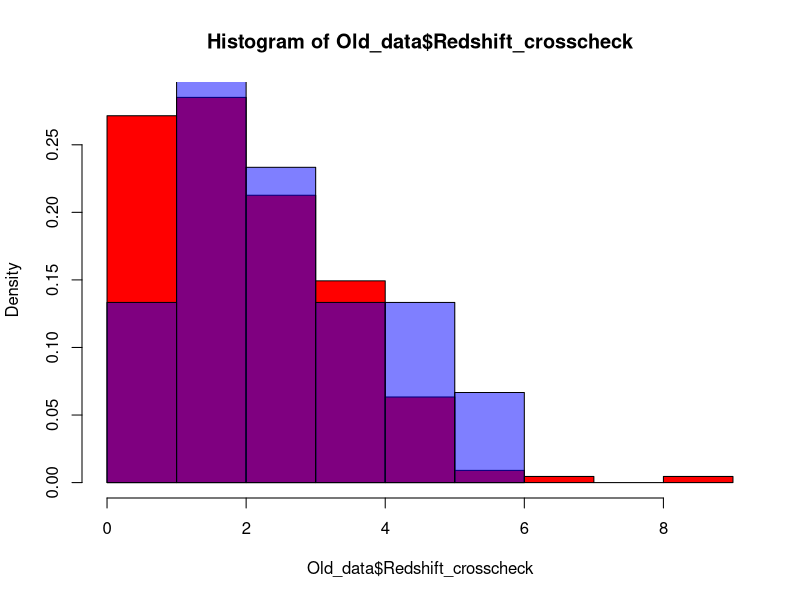
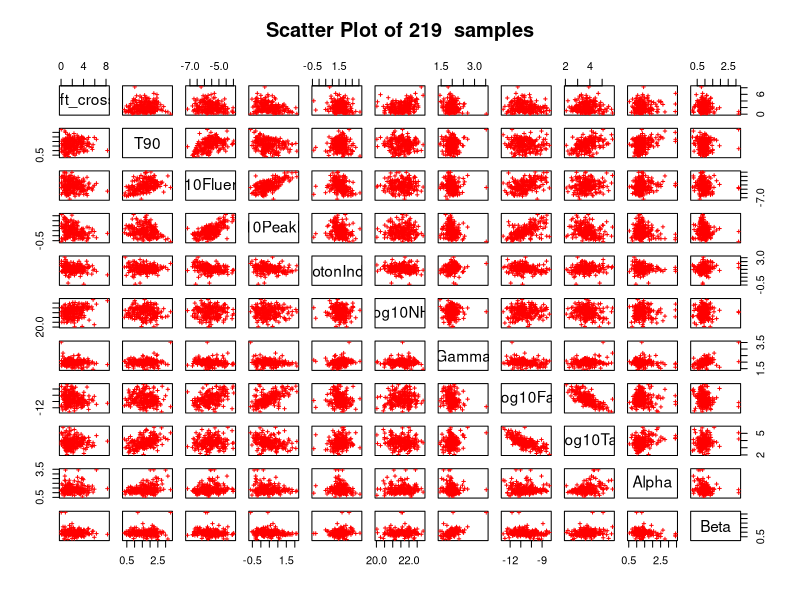

Write R code to recreate these figures, in order. (Note: this script raises an error after producing the figures.)
Old_data = read.csv("SORTED_FINAL_X-Ray_DATA.csv",header = T,row.names = 1)
dim(Old_data)

New_data = read.csv("combined_data_with_redshift.csv",header = T,row.names = 1)

Old_data = New_data[rownames(Old_data),]

New_data = New_data[!(rownames(New_data)%in%rownames(Old_data)),]

group<-NA
group[row.names(Old_data)]<-1
group[row.names(New_data)]<-2
#dim(group)
#gro
#dim(group)
#group

#Totdata<-GRBPred

#plotnames<-paste(ncol(Totdata),'vars-',nrow(Totdata),'data','_','AllCat',sep = '')

Totdata = rbind(Old_data,New_data)

#Totdata[row.names(Totdata)=="091127A",]
#Totdata_2=Totdata[row.names(Totdata)!="091127A",]

Totdata = Totdata[ Totdata$T90 > 2,]

Totdata$T90 = log10(Totdata$T90)

#Totdata = Totdata[Totdata$T90 > log10(2),]

Totdata = Totdata[Totdata$log10NH > 20,]

{
  png(file = paste("FullScatterPlot-",plotnames,".png",sep = ""),width = 1500,height = 1500,res=120)
  pairs(as.matrix(Totdata[,c(1:11)]),
        #pairs(as.matrix(Totdata[,c(4,6:16)]),
        
        #pairs(as.matrix(fullDatMat_WO[,c('InvRedshift','Frac_Variability','Gaia_G_Magnitude')]),
        horOdd = T ,
        pch=3,
        col=c('red','black')[group],
        cex=0.5,
        cex.labels=1.4,
        #cex.angle=45,
        main=paste('Scatter Plot of',dim(Totdata)[1],' samples')
        #lower.panel = as.matrix(lowredshift[,3:6])
  )
  #legend( title = 'AGN type (frequency)',
  #       'bottomleft',
  #      inset = 0.1,
  #legend = unique(fullDatMat_WO$Label),
  #fill = unique(fullDatMat_WO$LabelNo),
  #col = unique(fullDatMat_WO$LabelNo),
  # legend = paste(plyr::count(Totdata,vars = c('LabelNo','Label'))$Label,
  #               ' (',plyr::count(Totdata,vars = c('LabelNo','Label'))$freq,
  #              ')',sep = ''),
  #fill = plyr::count(Totdata,vars = c('LabelNo','Label'))$LabelNo,
  #col = plyr::count(Totdata,vars = c('LabelNo','Label'))$LabelNo,
  # pch = 16
  #)
  #
  dev.off()
  #par(mar=c(10,10,10,10))
}



hist(Old_data$Redshift_crosscheck,col='red',freq = F)
hist(New_data$Redshift_crosscheck,col=rgb(0,0,1,0.5),add=T,freq = F)

dim(New_data[New_data$Redshift_crosscheck > 3,])

dim(Old_data[Old_data$Redshift_crosscheck > 3,])


########## GOOD PAIRS PLOT ##########

library(ggplot2)
library(GGally)
library(ggpubr)

#Totdata = read.csv("Training_data_MICE_w_NH&Peak_imputed.csv",header = T,row.names = 1)

png(file = paste(PLOTaddr,"/NewScatterPlot.png",sep = ""),width = 1500,height = 1500,res=125)
ggpairs(Totdata[,c(1:11)],
        
        axisLabels = c("show"),
        
        columnLabels = c('log(T90)','log(Fa)','log(Ta)','α','β','log(Fluence)','Photon Index','log(NH)','log(Peak)','z')
        
        ,upper=list(continuous=GGally::wrap("cor", method="pearson", stars=FALSE, size=4,col='blue'))
        ,diag = list(continuous = wrap("barDiag",bins=10,fill='red',col='black')),
        
)+theme_bw()+theme(panel.background = element_rect(colour = 'white')
                   ,panel.grid = element_blank()
                   ,axis.text = element_text(colour = 'black')
                   ,strip.text=ggplot2::element_text(size=11,face="bold")
)
dev.off()

